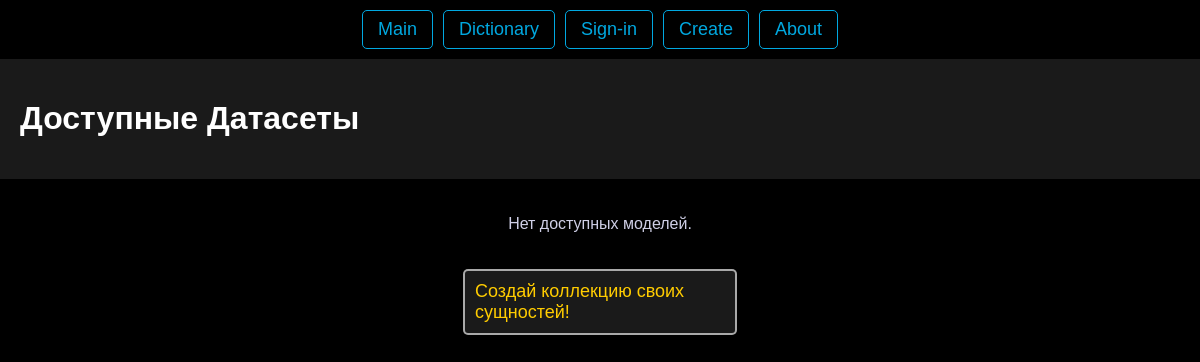
Before: /datasets with the older database file.
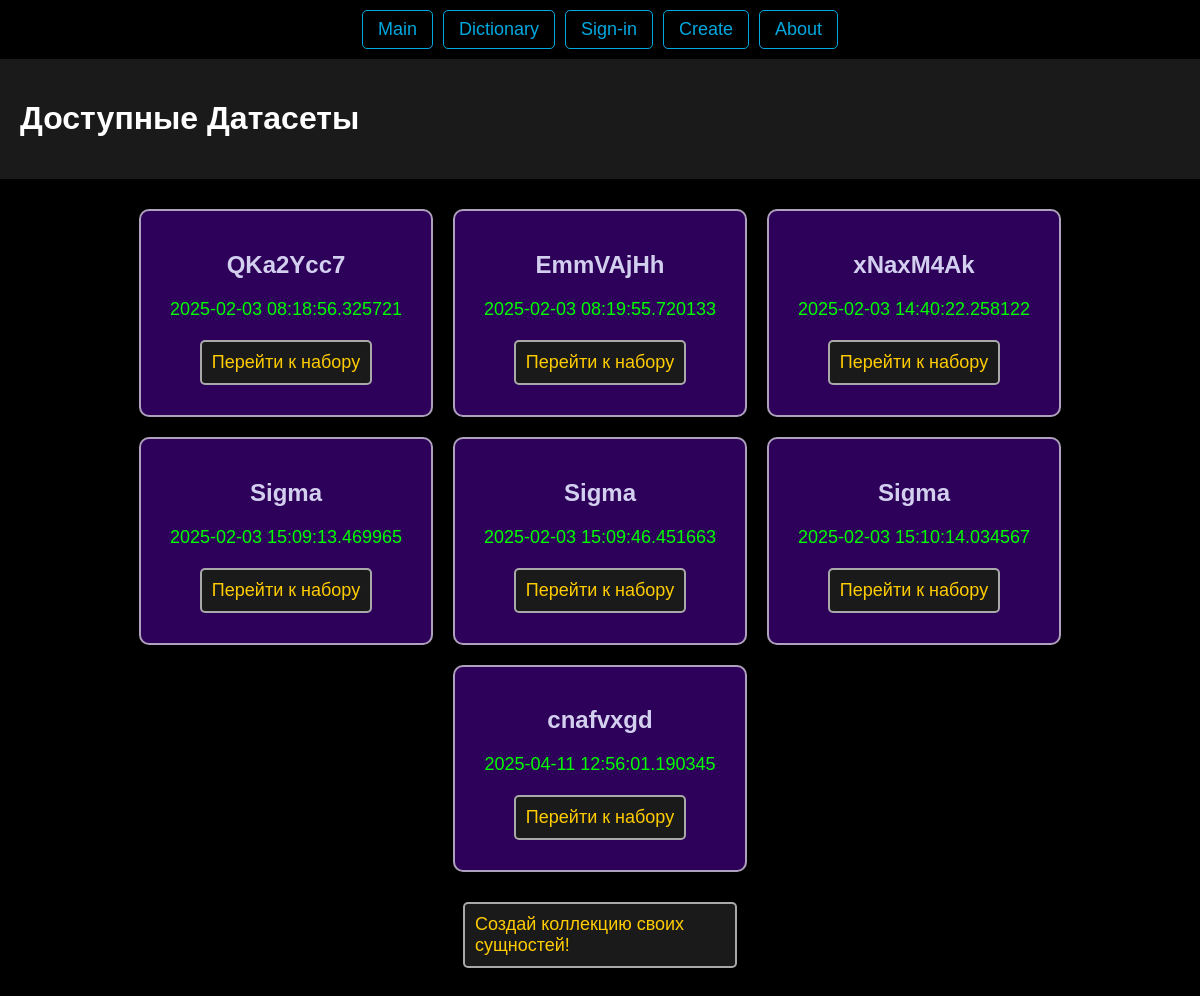
After: the same page with the newer database file.
### tables this page shows
CREATE TABLE datasets (
            id INTEGER PRIMARY KEY AUTOINCREMENT,
            title TEXT DEFAULT 'Untitled',
            created TIMESTAMP NOT NULL DEFAULT CURRENT_TIMESTAMP,
            password TEXT NOT NULL,
            user_id INTEGER,
            FOREIGN KEY (user_id) REFERENCES users (id)
        );

### entsearch/dataset/views.py (the view)
@app.route("/datasets")
def datasets():
    user_id = session.get('user_id')
    if user_id:
        user_datasets = dataset_repo.get_users_datasets(user_id)
    else:
        user_datasets = []
    public_datasets = dataset_repo.get_users_datasets(public_id)
    datasets = [
      {
        'password': dataset.password,
        'title': dataset.title,
        'created': dataset.created
      } for dataset in user_datasets + public_datasets
    ]
    return render_template('datasets.html', datasets=datasets, user_id=user_id)

### entsearch/models.py (called while the page is built)
    def _generate_id(self) -> int:
        self._id_counter += 1
        return self._id_counter

### entsearch/repositories.py (called while the page is built)
def get_db_connection(db_name="app.db"):
    conn = sqlite3.connect(db_name)
    conn.row_factory = sqlite3.Row
    return conn

    def get_users_datasets(self, user_id):
        with get_db_connection() as conn:
            cursor = conn.cursor()
            cursor.execute("SELECT name FROM sqlite_master WHERE type='table' AND name='datasets';")
            table_exists = cursor.fetchone() is not None
            if not table_exists:
                print("table 'datasets' dose not exists.")
                datasets = []
            else:
                datasets = cursor.execute("SELECT * FROM datasets WHERE user_id = ?", (user_id,)).fetchall()
            return [
               Dataset(
                 title=d['title'],
                 password=d['password'],
                 user_id=d['user_id'],
                created=d['created']
             ) for d in datasets]

### entsearch/templates/datasets.html (shortened to what this page needs)
{% extends 'base.html' %}
{% block content %}
    <header>
        <h1>Доступные Датасеты</h1>
    </header>
    <div class="competitions-container">
        {% for dataset in datasets %}
        <div class="competition-card">
            <h2 style="color: rgba(230, 230, 255, 0.9);">{{ dataset['title'] }}</h2>
           <p class="competition-date">{{ dataset['created'] }}</p>
            <a href="{{ url_for('dataset_detail', dataset_password=dataset['password']) }}" class="join-button">Перейти к набору</a>
        </div>
        {% else %}
        <p style="color: rgba(230, 230, 255, 0.9);">Нет доступных моделей.</p>
        {% endfor %}
    </div>
    <a href="{{ url_for('create_dataset') }}" class="create-button">Создай коллекцию своих сущностей!</a>
{% endblock %}

### entsearch/templates/base.html (shortened to what this page needs)
<!DOCTYPE html>
<html lang="ru">
<head>
  <link rel="stylesheet" href="{{ url_for('static', filename='css/all.min.css') }}">
</head>
<body class="{% if request.path == '/datasets' %}datasets_page{% endif %}">
    {% include 'navbar.html' %}
    {% block content %}{% endblock %}
</body>
</html>

### entsearch/templates/navbar.html (shortened to what this page needs)
    <div class="navbar" id="navbar">
        <div class="links">
            <div class="link-container">
                <a href="{{ url_for('prediction_page') }}">Main</a>
            </div>
            <div class="link-container">
                <a href="{{ url_for('datasets') }}">Dictionary</a>
            </div>
            {% if not user_id %}
              <div class="link-container" id="login-button">
                <a href="{{ url_for('auth.oauth2_authorize', provider='google') }}">Sign-in</a></div>
            {% else %}
              <div class="link-container" id="login-button">
                <a href="logout">Sign-out</a></div>
            {% endif %}
            <div class="link-container">
                <a href="{{ url_for('create_dataset_page') }}">Create</a>
            </div>
            <div class="link-container">
                <a href="{{ url_for('about') }}">About</a>
            </div>
        </div>
    </div>

Changed rows visible on the page:
added datasets: title "QKa2Ycc7", created "2025-02-03 08:18:56.325721"
added datasets: title "EmmVAjHh", created "2025-02-03 08:19:55.720133"
added datasets: title "xNaxM4Ak", created "2025-02-03 14:40:22.258122"
added datasets: title "Sigma", created "2025-02-03 15:09:13.469965"
added datasets: title "Sigma", created "2025-02-03 15:09:46.451663"
added datasets: title "Sigma", created "2025-02-03 15:10:14.034567"
added datasets: title "cnafvxgd", created "2025-04-11 12:56:01.190345"
Other visible differences:
text no longer shown: "Нет доступных моделей."
